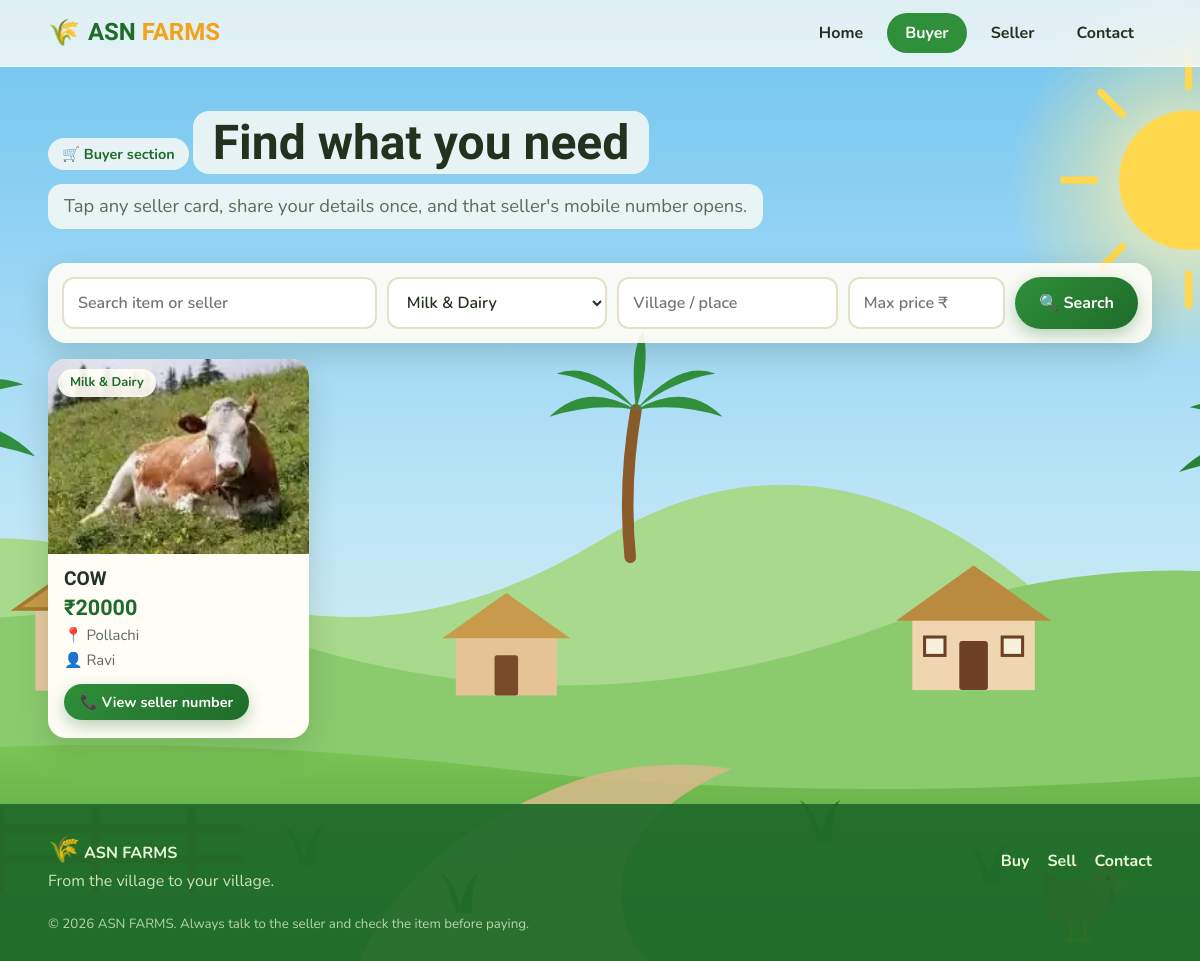
The app's page /buyer/?category=dairy with its own data.
### market/models.py (models this page shows, shortened)
class Listing(models.Model):
    CATEGORY_CHOICES = [
        ("cattle", "Cattle & Goats"),
        ("poultry", "Poultry (Hen, Duck)"),
        ("dairy", "Milk & Dairy"),
        ("vegetables", "Vegetables"),
        ("fruits", "Fruits"),
        ("grains", "Grains & Pulses"),
        ("seeds", "Seeds & Plants"),
        ("tools", "Farm Tools & Equipment"),
        ("other", "Other"),
    ]
    seller_name = models.CharField(max_length=80)
    title = models.CharField("Item name", max_length=120)
    category = models.CharField(max_length=20, choices=CATEGORY_CHOICES)
    image = models.ImageField(upload_to="listings/%Y/%m/")
    price = models.DecimalField(max_digits=10, decimal_places=2)
    price_note = models.CharField(
        "Price per", max_length=30, blank=True, help_text="e.g. per kg, per piece, per litre"
    )
    location = models.CharField(max_length=120, help_text="Village / town, district")
    mobile = models.CharField("Mobile number", max_length=10)
    description = models.TextField(blank=True, max_length=600)
    is_active = models.BooleanField(default=True, help_text="Untick to hide this card")
    created_at = models.DateTimeField(auto_now_add=True)
    class Meta:
        ordering = ["-created_at"]

### market/views.py (the view)
# urls.py: path("buyer/", views.buyer, name="buyer"),
def buyer(request):
    page = _page(request, _filtered_listings(request))
    return render(
        request,
        "market/buyer.html",
        {
            "page": page,
            "categories": Listing.CATEGORY_CHOICES,
            "filters": request.GET,
            "qs": _querystring_without_page(request),
            "section": "buyer",
        },
    )

### market/views.py (called while the page is built)
def _filtered_listings(request):
    qs = Listing.objects.filter(is_active=True)
    q = request.GET.get("q", "").strip()
    category = request.GET.get("category", "").strip()
    place = request.GET.get("place", "").strip()
    max_price = request.GET.get("max_price", "").strip()
    if q:
        qs = qs.filter(Q(title__icontains=q) | Q(description__icontains=q) | Q(seller_name__icontains=q))
    if category in dict(Listing.CATEGORY_CHOICES):
        qs = qs.filter(category=category)
    if place:
        qs = qs.filter(location__icontains=place)
    if max_price:
        try:
            qs = qs.filter(price__lte=float(max_price))
        except ValueError:
            pass
    return qs

def _page(request, qs, per_page=12):
    return Paginator(qs, per_page).get_page(request.GET.get("page"))

def _querystring_without_page(request):
    params = request.GET.copy()
    params.pop("page", None)
    return params.urlencode()

### templates/market/buyer.html (shortened to what this page needs)
{% extends "base.html" %}
{% block content %}
<section class="wrap page-head">
  <p class="eyebrow reveal">🛒 Buyer section</p>
  <h1 class="reveal">Find what you need</h1>
  <p class="lead reveal">Tap any seller card, share your details once, and that seller's mobile number opens.</p>
</section>
<section class="wrap">
  {% include "market/_filters.html" %}
  {% if page.object_list %}
    <div class="grid">{% for item in page.object_list %}{% include "market/_card.html" %}{% endfor %}</div>
  {% else %}
    <div class="empty reveal">
      <p>No items match your search.</p>
      <a class="btn ghost" href="{% url 'buyer' %}">Clear filters</a>
    </div>
  {% endif %}
</section>
{% endblock %}

### templates/market/_card.html
<a class="card reveal" href="{% url 'detail' item.pk %}">
  <div class="card-img">
    <img src="{{ item.image.url }}" alt="{{ item.title }}" loading="lazy">
    <span class="chip">{{ item.get_category_display }}</span>
  </div>
  <div class="card-body">
    <h3>{{ item.title }}</h3>
    <p class="price">₹{{ item.price|floatformat:"-2" }}{% if item.price_note %} <small>{{ item.price_note }}</small>{% endif %}</p>
    <p class="meta">📍 {{ item.location }}</p>
    <p class="meta">👤 {{ item.seller_name }}</p>
    <span class="btn small">📞 View seller number</span>
  </div>
</a>

### static/css/style.css (style rules this page uses)
:root { --green:#2f8f3a; --green-d:#1f6b2a; --leaf:#7cc455; --gold:#f2a31a; --earth:#8a5a2b; --ink:#23311f; --muted:#5d6b57; --paper:#fffdf6; --line:#e6e0c9; --red:#c0392b; --radius:18px; --shadow:0 10px 30px rgba(34,60,28,.18); --head:'Baloo 2','Trebuchet MS',sans-serif; --body:'Nunito','Segoe UI',sans-serif; }
* { box-sizing:border-box }
html { scroll-behavior:smooth }
body { margin:0;font-family:var(--body);color:var(--ink);line-height:1.55;background:#bfe6f7;min-height:100vh;display:flex;flex-direction:column }
img { max-width:100%;display:block }
a { color:inherit;text-decoration:none }
h1,h2,h3 { font-family:var(--head);line-height:1.15;margin:0 0 .4em }
.wrap { width:min(1180px,92%);margin-inline:auto }
.btn { display:inline-flex;align-items:center;justify-content:center;gap:8px;padding:12px 24px;border:0;border-radius:999px;background:linear-gradient(135deg,var(--green),var(--green-d));color:#fff;font:700 1rem var(--body);cursor:pointer;box-shadow:0 6px 16px rgba(31,107,42,.3);transition:transform .2s,box-shadow .2s,filter .2s }
.btn.small { padding:8px 16px;font-size:.9rem }
.eyebrow { display:inline-block;margin:0 0 10px;padding:5px 14px;border-radius:999px;background:#e5f4d6;color:var(--green-d);font-weight:700;font-size:.9rem }
.lead { font-size:1.15rem;color:var(--muted);margin:0 0 20px }
.page-head { padding:44px 0 14px }
.page-head>* { background:rgba(255,253,246,.8);backdrop-filter:blur(6px) }
.page-head h1 { font-size:clamp(2rem,4.5vw,3rem);display:inline-block;padding:4px 20px;border-radius:16px;margin-bottom:10px }
.page-head .lead { padding:8px 16px;border-radius:14px;display:block;width:fit-content;max-width:100% }
.grid { display:grid;grid-template-columns:repeat(auto-fill,minmax(250px,1fr));gap:20px;margin:16px 0 }
.card { display:flex;flex-direction:column;background:var(--paper);border-radius:var(--radius);overflow:hidden;box-shadow:var(--shadow);transition:transform .3s,box-shadow .3s }
.card-img { position:relative;aspect-ratio:4/3;overflow:hidden;background:#dfeccf }
.card-img img { width:100%;height:100%;object-fit:cover;transition:transform .5s }
.chip { position:absolute;left:10px;top:10px;padding:4px 12px;border-radius:999px;background:rgba(255,253,246,.92);font-size:.8rem;font-weight:700;color:var(--green-d) }
.card-body { padding:14px 16px 18px;display:flex;flex-direction:column;gap:2px }
.card-body h3 { font-size:1.2rem;margin:0 }
.price { font:800 1.35rem var(--head);color:var(--green-d);margin:2px 0 }
.meta { margin:0;color:var(--muted);font-size:.93rem }
.card-body .btn { margin-top:10px;align-self:flex-start }
.reveal { opacity:0;translate:0 26px;transition:opacity .7s ease,translate .7s cubic-bezier(.2,.8,.3,1) }
.reveal.in { opacity:1;translate:0 0 }

### records on screen
Listing: image (picture), category "Milk & Dairy", title "COW", price "20000", location "Pollachi", seller_name "Ravi"

### other values on screen
form field category "Milk & Dairy"
